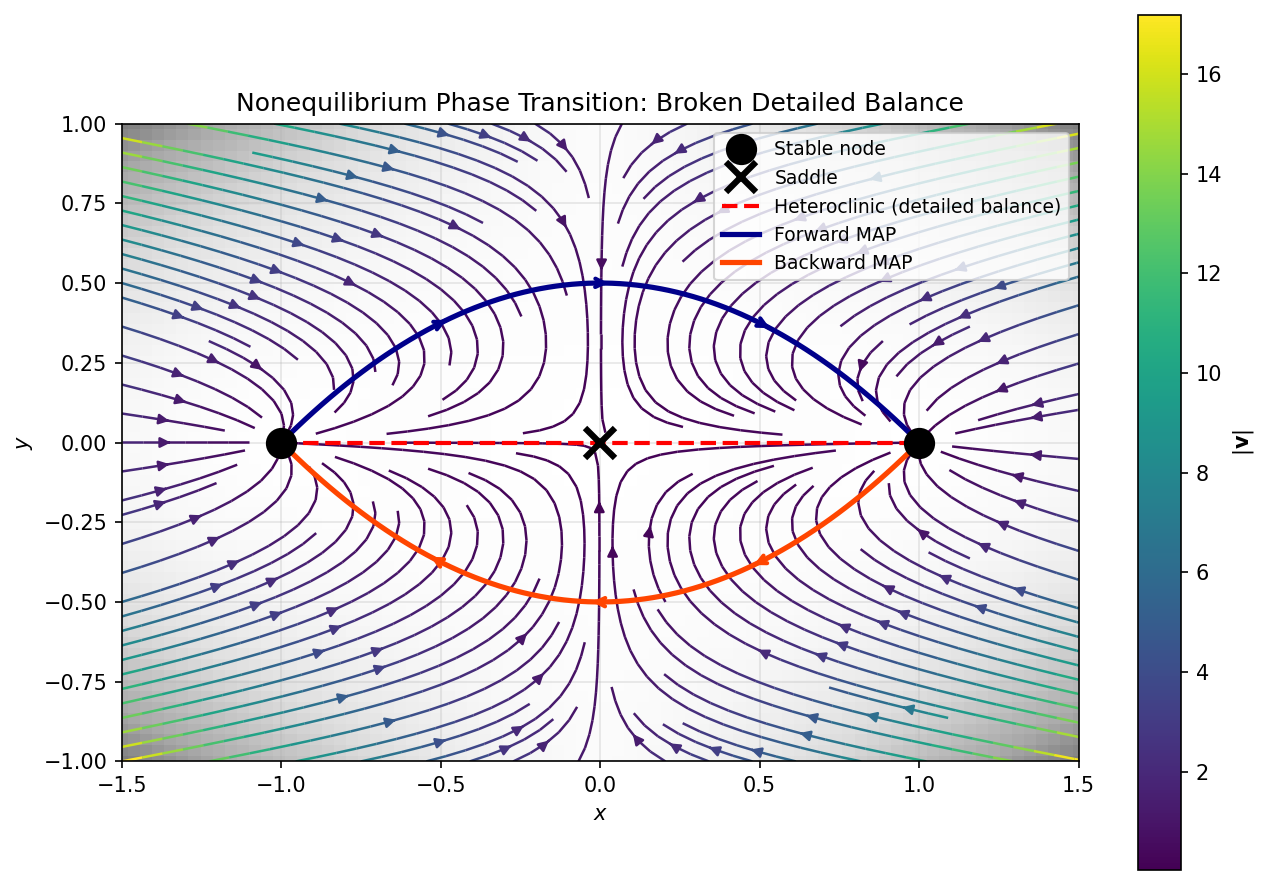

Write Python code to recreate this figure.
#!/usr/bin/env python3
"""
非平衡相圖：打破細緻平衡 (Broken Detailed Balance)

Maier-Stein 型 2D 動力學：
  dx/dt = x - x³ - β x y²
  dy/dt = -(1 + x²) y

對比平衡態的異宿軌道（沿 x 軸）與非平衡的 Forward/Backward MAP 路徑。
"""

import numpy as np
import matplotlib.pyplot as plt

# =============================================================================
# 參數與網格
# =============================================================================
beta = 10.0
x = np.linspace(-1.5, 1.5, 80)
y = np.linspace(-1.0, 1.0, 60)
X, Y = np.meshgrid(x, y)

# 向量場
u = X - X**3 - beta * X * Y**2
v = -(1 + X**2) * Y
magnitude = np.sqrt(u**2 + v**2)

# =============================================================================
# 畫布與背景（向量場強度）
# =============================================================================
fig, ax = plt.subplots(figsize=(9, 6))
# 背景：越深色代表力場越強（歸一化後用 Gray_r：大→黑）
mag_norm = magnitude / (magnitude.max() + 1e-8)
ax.pcolormesh(X, Y, mag_norm, shading="auto", cmap="Greys_r", alpha=0.6)
# 流線
strm = ax.streamplot(X[0], Y[:, 0], u, v, color=magnitude, cmap="viridis", linewidth=1.2, density=1.5)
fig.colorbar(strm.lines, ax=ax, label=r"$|\mathbf{v}|$")

# =============================================================================
# 固定點
# =============================================================================
ax.plot(-1, 0, "ko", markersize=14, label="Stable node", zorder=5)
ax.plot(1, 0, "ko", markersize=14, zorder=5)
ax.plot(0, 0, "kx", markersize=14, markeredgewidth=3, label="Saddle", zorder=5)

# =============================================================================
# 概念性路徑
# =============================================================================
# 平衡態異宿軌道：沿 x 軸
x_het = np.linspace(-1, 1, 100)
y_het = np.zeros_like(x_het)
ax.plot(x_het, y_het, "r--", linewidth=2, label="Heteroclinic (detailed balance)")

# 非平衡 Forward MAP：(-1,0) → (1,0)，上半部凸起 y = 0.5*(1 - x²)
x_fwd = np.linspace(-1, 1, 80)
y_fwd = 0.5 * (1 - x_fwd**2)
ax.plot(x_fwd, y_fwd, color="darkblue", linewidth=2.5, label="Forward MAP")
# 方向箭頭（沿曲線取幾點）
for i in [20, 40, 60]:
    dx = x_fwd[i+1] - x_fwd[i]
    dy = y_fwd[i+1] - y_fwd[i]
    ax.annotate("", xy=(x_fwd[i]+dx*0.5, y_fwd[i]+dy*0.5),
                xytext=(x_fwd[i], y_fwd[i]),
                arrowprops=dict(arrowstyle="->", color="darkblue", lw=2))

# 非平衡 Backward MAP：(1,0) → (-1,0)，下半部凸起 y = -0.5*(1 - x²)
x_bwd = np.linspace(1, -1, 80)  # 從 1 到 -1
y_bwd = -0.5 * (1 - x_bwd**2)
ax.plot(x_bwd, y_bwd, color="orangered", linewidth=2.5, label="Backward MAP")
for i in [20, 40, 60]:
    dx = x_bwd[i+1] - x_bwd[i]
    dy = y_bwd[i+1] - y_bwd[i]
    ax.annotate("", xy=(x_bwd[i]+dx*0.5, y_bwd[i]+dy*0.5),
                xytext=(x_bwd[i], y_bwd[i]),
                arrowprops=dict(arrowstyle="->", color="orangered", lw=2))

# =============================================================================
# 美化
# =============================================================================
ax.set_xlabel(r"$x$")
ax.set_ylabel(r"$y$")
ax.set_xlim(-1.5, 1.5)
ax.set_ylim(-1, 1)
ax.set_aspect("equal")
ax.grid(True, alpha=0.3)
ax.legend(loc="upper right", fontsize=9)
ax.set_title("Nonequilibrium Phase Transition: Broken Detailed Balance")
plt.tight_layout()
plt.savefig("maier_stein_phase_portrait.png", dpi=150, bbox_inches="tight")
plt.show()
